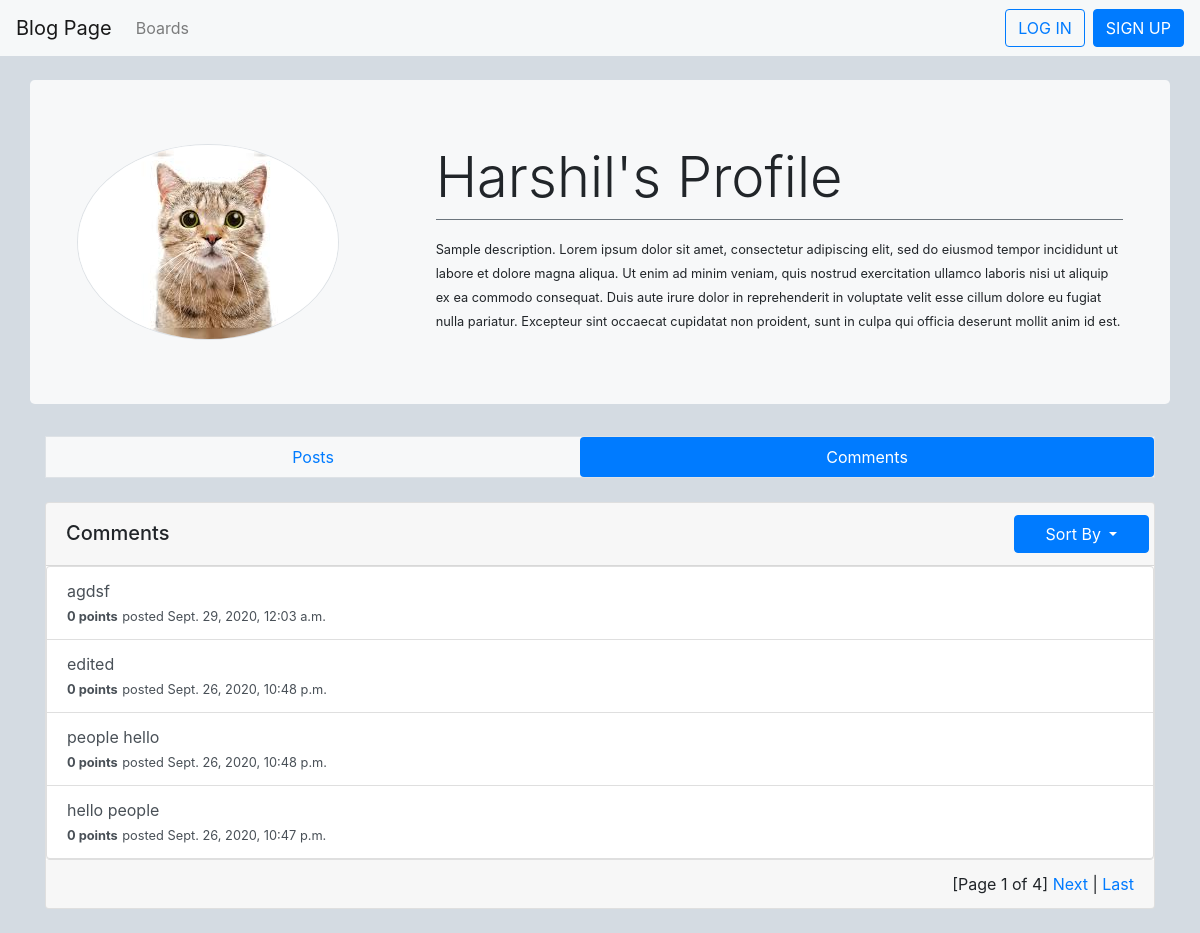
The app's page /profile/2/comments/ with its own data.
### user/models.py (models this page shows, shortened)
class Profile(models.Model):
    user = models.OneToOneField(User, on_delete=models.CASCADE, related_name='profile')
    description = models.TextField("Profile Description", max_length=1000, default='Default User Profile Description.')
    picture = models.ImageField(default='profile_pics/default.jpg', upload_to='profile_pics')

### blog/models.py (models this page shows, shortened)
class Comment(models.Model):
    content = models.CharField("Comment", max_length=500)
    date_posted = models.DateTimeField(auto_now_add=True)
    date_edited = models.DateTimeField(null=True, blank=True )
    post = models.ForeignKey(Post, on_delete=models.CASCADE)
    author = models.ForeignKey(User, on_delete=models.CASCADE)
    likes = models.ManyToManyField(User, blank=True, related_name='comment_likes')
    dislikes = models.ManyToManyField(User, blank=True, related_name='comment_dislikes')
    def get_rating(self):
        return self.likes.count() - self.dislikes.count()

### user/views.py (the view)
# urls.py: path('profile/<int:pk>/comments/', profile_comments, name='profile-comments'),
def profile_comments(request, pk):
    profile_user = get_object_or_404(User, pk=pk)
    paginator = Paginator(profile_user.comment_set.all().order_by('-date_posted'), 4)
    page_number = request.GET.get('page')
    page_obj = paginator.get_page(page_number)
    context = {
        'profile_user': profile_user,
        'page_obj': page_obj
    }
    return render(request, 'blog/profile_comments.html', context)

### blog/templates/blog/profile_comments.html (shortened to what this page needs)
{% extends 'blog/profile_base.html' %}
{% block header %}
    <div class='jumbotron row mt-4'style="background-color: #f7f8f9;">
        <div class='col-4'>
            <img src="{{ profile_user.profile.picture.url }}" class='rounded-circle account-img border' alt="">
        </div>
        <div class='col-8'>
            <h3 class='display-4'>{{ profile_user.username }}'s Profile</h3>
            <div class='border-top border-secondary pt-3'>
                <small>{{ profile_user.profile.description }}</small>
            </div>
        </div>
    </div>
{% endblock header %}
{% block profile-navbar %}
    <nav class="nav nav-pills border nav-fill my-4" style="background-color: #f7f8f9;">
        <a class="nav-link" href="{% url 'view-profile' profile_user.pk %}">Posts</a>
        <a class="nav-link active" href="{% url 'profile-comments' profile_user.pk %}">Comments</a>
      </nav>
{% endblock profile-navbar %}
{% block content %}
    <div class='card my-4'>
        <div class='col card-header'>
            <span class='row'>
                <h5 class='col-10 mr-4 align-self-end'>Comments</h5>
                <button class="col ml-4 btn btn-primary dropdown-toggle" type="button" id="dropdownMenuButton" data-toggle="dropdown" aria-haspopup="true" aria-expanded="false">
                Sort By
                </button>
            </span>
        </div>
        <div class='list-group'>
            {% if profile_user.comment_set.all %}
                {% for comment in page_obj %}
                <a href="{% url 'post' comment.post.board.id comment.post.id %}" class='list-group-item list-group-item-action'>
                    <div>
                        {{ comment.content }}
                    </div>
                    <div>
                        {% if comment in user.comment_likes.all %}
                            <small><strong style="color: #F73009;">{{ comment.get_rating }} points</strong></small>
                        {% elif comment in user.comment_dislikes.all %}
                            <small><strong style="color: #8283F6;">{{ comment.get_rating }} points</strong> </small>
                        {% else %}
                            <small><strong>{{ comment.get_rating }} points</strong></small>
                        {% endif %}
                        <small>posted {{ comment.date_posted}}</small>
                    </div>
                </a>
                {% endfor %}
            {% else %}
                <p class='d-flex pt-2 justify-content-center'>No Comments</p>
            {% endif %}
        </div>
        {% if page_obj.paginator.num_pages > 1 %}
            <div class='card-footer d-flex justify-content-end'>
                <span class='step-links'>
                    <span class='current'>
                        [Page {{ page_obj.number }} of {{ page_obj.paginator.num_pages }}]
                    </span>
                    {% if page_obj.has_next %}
                        <a href="?page={{ page_obj.next_page_number }}">Next</a>
                        |
                        <a href="?page={{ page_obj.paginator.num_pages }}">Last</a>
                    {% endif %}
                </span>
            </div>
        {% endif %}
    </div>
{% endblock content %}

### blog/templates/blog/profile_base.html (style rules this page uses)
body { background-color: #d4dbe2; }

### records on screen
Comment: content "agdsf", get_rating "0", date_posted "Sept. 29, 2020, 12:03 a.m."
Comment: content "edited", get_rating "0", date_posted "Sept. 26, 2020, 10:48 p.m."
Comment: content "people hello", get_rating "0", date_posted "Sept. 26, 2020, 10:48 p.m."
Comment: content "hello people", get_rating "0", date_posted "Sept. 26, 2020, 10:47 p.m."

### other values on screen
{{ profile_user.username }} "Harshil"
{{ page_obj.number }} "1"
{{ page_obj.paginator.num_pages }} "4"
